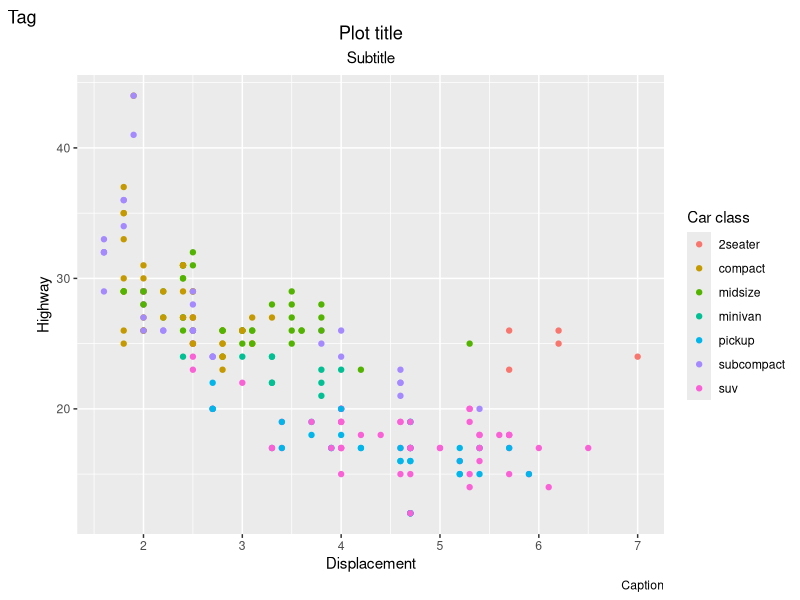
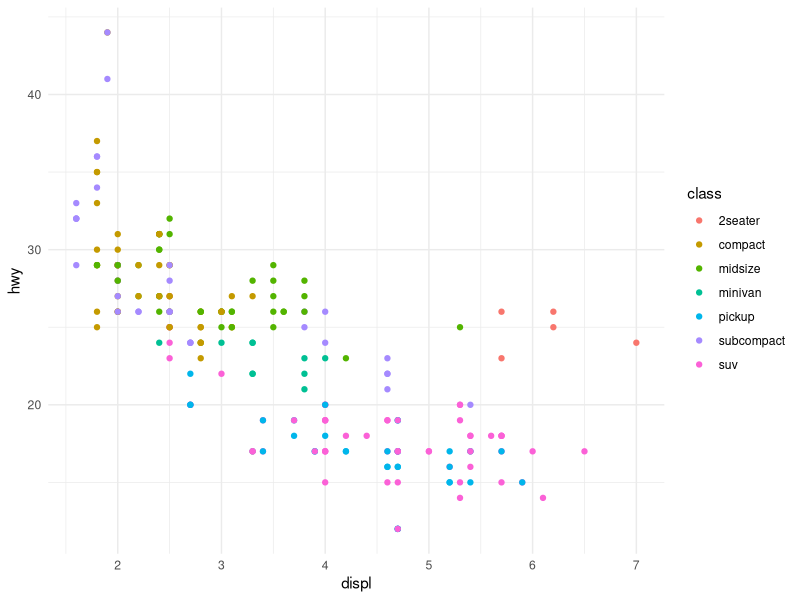
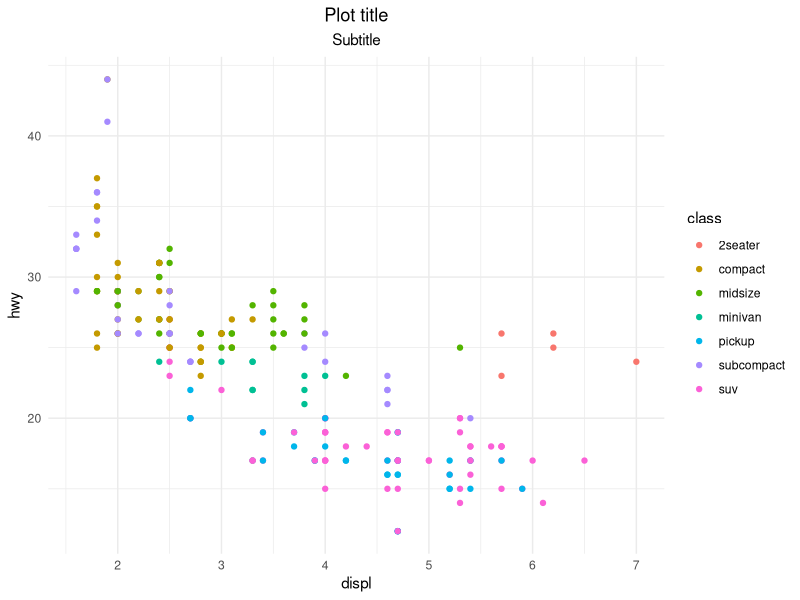
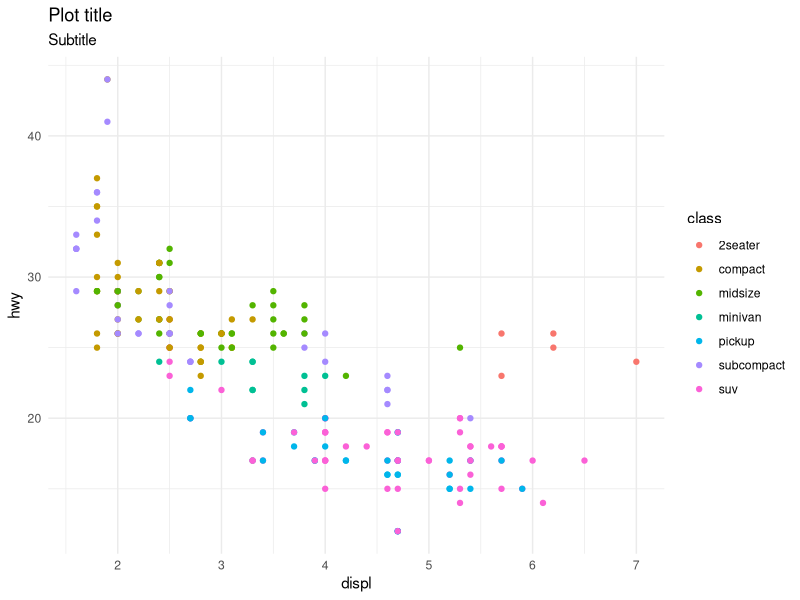
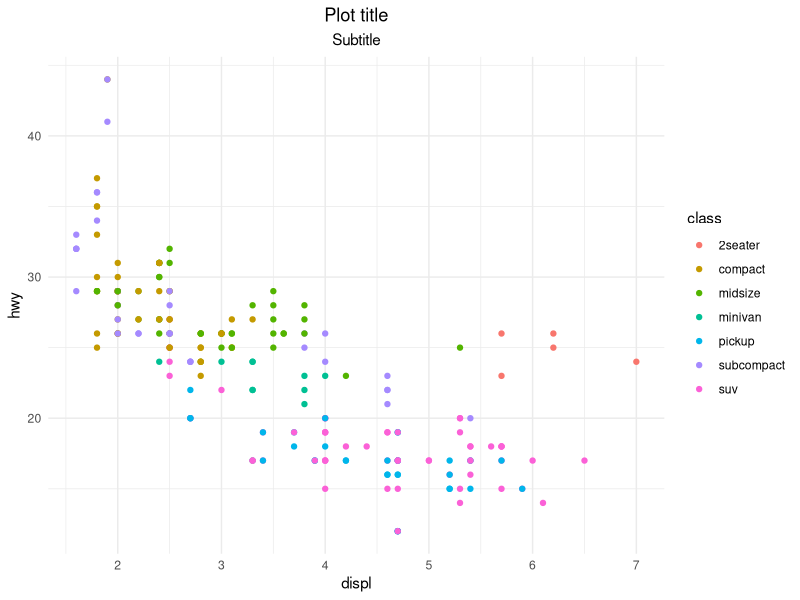
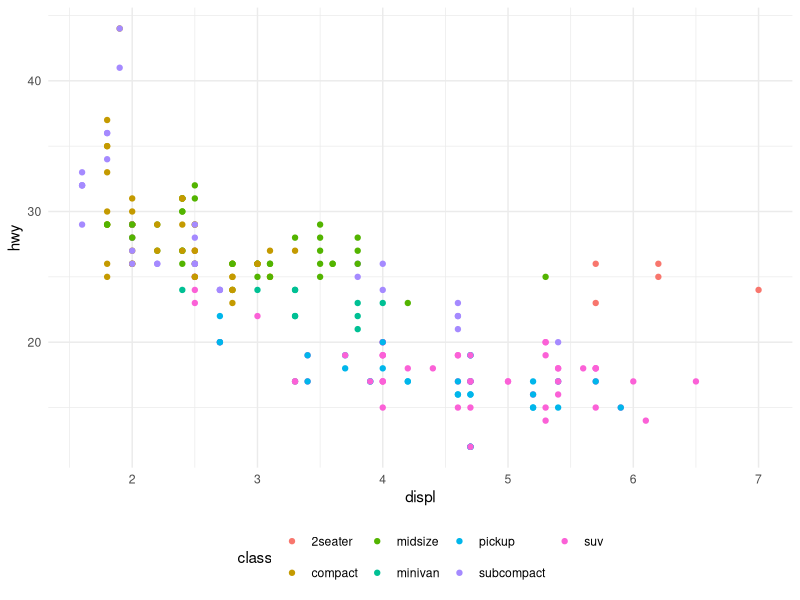

These charts were generated, in order, by the following R code:
library(tidyverse)

mpg %>%
  ggplot(aes(x = displ, y = hwy, color = class)) +
  geom_point() +
  labs(
    x = "Displacement",
    y = "Highway",
    color = "Car class",
    title = "Plot title",
    subtitle = "Subtitle",
    caption = "Caption",
    tag = "Tag"
  ) +
  theme(
    plot.title = element_text(hjust = 0.5),
    plot.subtitle = element_text(hjust = 0.5)
  )

mpg %>%
  ggplot(aes(x = displ, y = hwy, color = class)) +
  geom_point() +
  theme_minimal()

mpg %>%
  ggplot(aes(x = displ, y = hwy, color = class)) +
  geom_point() +
  theme_minimal() +
  labs(
    title = "Plot title",
    subtitle = "Subtitle"
  ) +
  theme(
    plot.title = element_text(hjust = 0.5),
    plot.subtitle = element_text(hjust = 0.5)
  )

mpg %>%
  ggplot(aes(x = displ, y = hwy, color = class)) +
  geom_point() +
  labs(
    title = "Plot title",
    subtitle = "Subtitle"
  ) +
  theme(
    plot.title = element_text(hjust = 0.5),
    plot.subtitle = element_text(hjust = 0.5)
  ) +
  theme_minimal()

my_theme <-
  theme_minimal() +
  theme(
    plot.title = element_text(hjust = 0.5),
    plot.subtitle = element_text(hjust = 0.5)
  )

ggplot2::theme_set(my_theme)

mpg %>%
  ggplot(aes(x = displ, y = hwy, color = class)) +
  geom_point() +
  labs(
    title = "Plot title",
    subtitle = "Subtitle"
  )

mpg %>%
  ggplot(aes(x = displ, y = hwy, color = class)) +
  geom_point() +
  theme(legend.position = "bottom")
